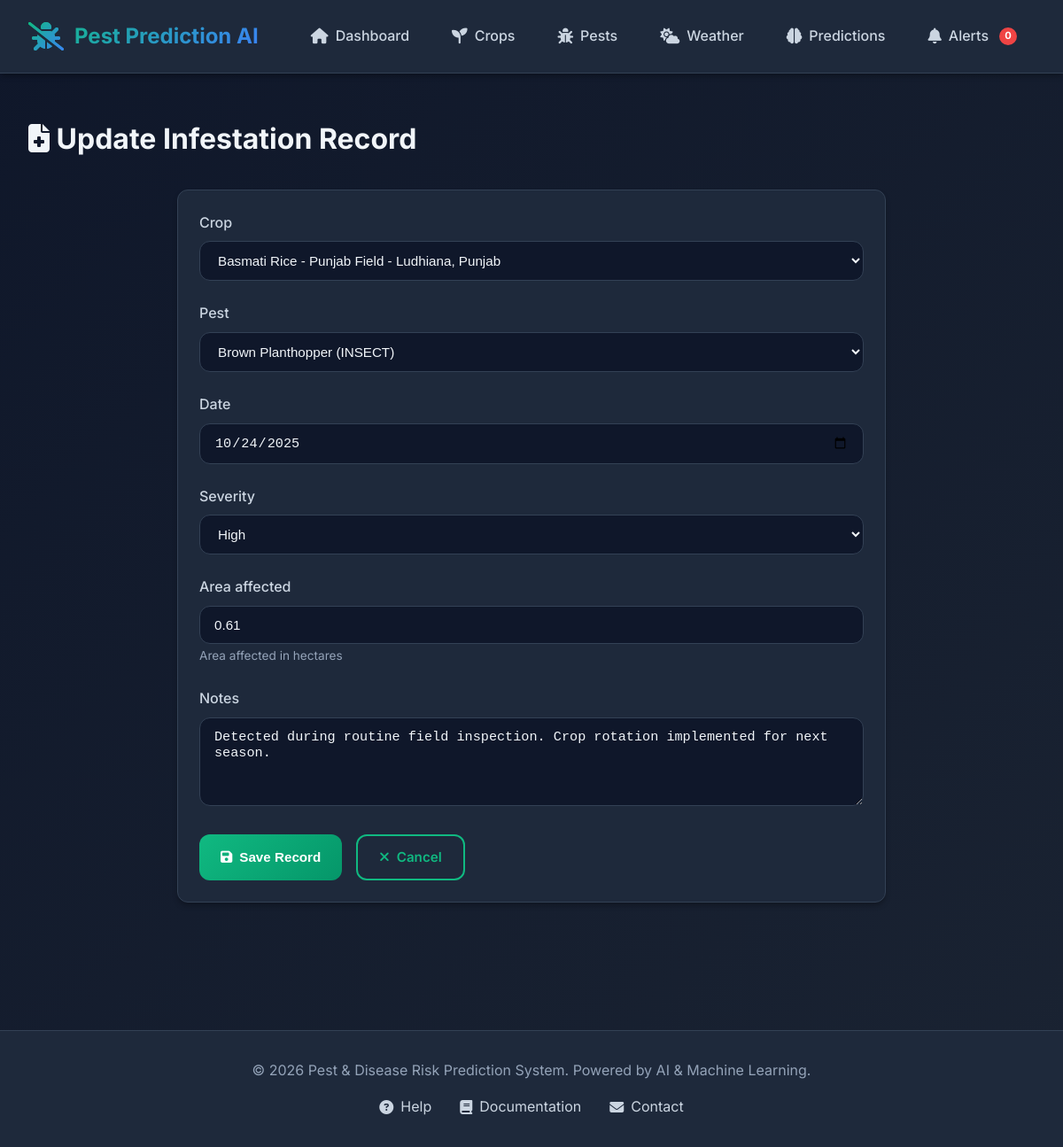
The page /infestations/1/update/ on the database its author committed.
### crops/models.py (models this page shows, shortened)
class InfestationRecord(models.Model):
    SEVERITY_RATING = [
        (1, 'Very Low'),
        (2, 'Low'),
        (3, 'Moderate'),
        (4, 'High'),
        (5, 'Very High'),
    ]
    crop = models.ForeignKey(Crop, on_delete=models.CASCADE, related_name='infestations')
    pest = models.ForeignKey(Pest, on_delete=models.CASCADE, related_name='records')
    date = models.DateField(default=timezone.now)
    severity = models.IntegerField(choices=SEVERITY_RATING)
    area_affected = models.DecimalField(max_digits=10, decimal_places=2, help_text="Area affected in hectares")
    notes = models.TextField(blank=True)
    created_at = models.DateTimeField(auto_now_add=True)
    updated_at = models.DateTimeField(auto_now=True)
    class Meta:
        ordering = ['-date']

### crops/views.py (the view)
# urls.py: path('infestations/<int:pk>/update/', views.infestation_update, name='infestation_update'),
def infestation_update(request, pk):
    record = get_object_or_404(InfestationRecord, pk=pk)
    if request.method == 'POST':
        form = InfestationRecordForm(request.POST, instance=record)
        if form.is_valid():
            form.save()
            messages.success(request, 'Infestation record updated successfully!')
            return redirect('crops:infestation_list')
    else:
        form = InfestationRecordForm(instance=record)
    return render(request, 'crops/infestation_form.html', {'form': form, 'action': 'Update', 'record': record})

### crops/forms.py
class InfestationRecordForm(forms.ModelForm):
    class Meta:
        model = InfestationRecord
        fields = ['crop', 'pest', 'date', 'severity', 'area_affected', 'notes']
        widgets = {
            'crop': forms.Select(attrs={'class': 'form-control'}),
            'pest': forms.Select(attrs={'class': 'form-control'}),
            'date': forms.DateInput(attrs={'class': 'form-control', 'type': 'date'}),
            'severity': forms.Select(attrs={'class': 'form-control'}),
            'area_affected': forms.NumberInput(attrs={'class': 'form-control', 'placeholder': 'Area in hectares'}),
            'notes': forms.Textarea(attrs={'class': 'form-control', 'rows': 3, 'placeholder': 'Additional notes...'}),
        }

### crops/models.py (called while the page is built)
    def __str__(self):
        return f"{self.name} - {self.field_location}"

    def __str__(self):
        return f"{self.name} ({self.pest_type})"

### templates/crops/infestation_form.html (shortened to what this page needs)
{% extends 'base.html' %}
{% load static %}
{% block content %}
<div class="infestation-form-page">
    <h1><i class="fas fa-file-medical"></i> {{ action }} Infestation Record</h1>
    <div class="card" style="max-width: 800px; margin: 2rem auto;">
        <div class="card-body">
            <form method="post">
                {% for field in form %}
                    <div class="form-group">
                        <label class="form-label">{{ field.label }}</label>
                        {{ field }}
                        {% if field.help_text %}
                            <small style="color: var(--text-muted); font-size: 0.85rem;">{{ field.help_text }}</small>
                        {% endif %}
                    </div>
                {% endfor %}
                <div class="flex gap-2 mt-3">
                    <button type="submit" class="btn btn-primary">
                        <i class="fas fa-save"></i> Save Record
                    </button>
                    <a href="{% url 'crops:infestation_list' %}" class="btn btn-outline">
                        <i class="fas fa-times"></i> Cancel
                    </a>
                </div>
            </form>
        </div>
    </div>
</div>
{% endblock %}

### static/css/style.css (style rules this page uses)
:root { --primary-color: #10b981; --primary-dark: #059669; --secondary-color: #3b82f6; --danger-color: #ef4444; --warning-color: #f59e0b; --success-color: #10b981; --info-color: #3b82f6; --bg-primary: #0f172a; --bg-secondary: #1e293b; --bg-card: #1e293b; --bg-hover: #334155; --text-primary: #f1f5f9; --text-secondary: #cbd5e1; --text-muted: #94a3b8; --border-color: #334155; --shadow: 0 4px 6px -1px rgba(0, 0, 0, 0.3); --shadow-lg: 0 10px 15px -3px rgba(0, 0, 0, 0.4); --radius: 12px; --transition: all 0.3s cubic-bezier(0.4, 0, 0.2, 1); }
* { margin: 0; padding: 0; box-sizing: border-box; }
body { font-family: 'Inter', -apple-system, BlinkMacSystemFont, 'Segoe UI', sans-serif; background: linear-gradient(135deg, var(--bg-primary) 0%, #1a2332 100%); color: var(--text-primary); line-height: 1.6; min-height: 100vh; }
a { text-decoration: none; color: inherit; transition: var(--transition); }
.card { background: var(--bg-card); border-radius: var(--radius); padding: 1.5rem; box-shadow: var(--shadow); border: 1px solid var(--border-color); transition: var(--transition); }
.card-body { color: var(--text-secondary); }
.btn { padding: 0.75rem 1.5rem; border-radius: var(--radius); border: none; font-weight: 600; cursor: pointer; transition: var(--transition); display: inline-flex; align-items: center; gap: 0.5rem; font-size: 0.95rem; }
.btn-primary { background: linear-gradient(135deg, var(--primary-color), var(--primary-dark)); color: white; }
.btn-outline { background: transparent; border: 2px solid var(--primary-color); color: var(--primary-color); }
.form-group { margin-bottom: 1.5rem; }
.form-label { display: block; margin-bottom: 0.5rem; color: var(--text-secondary); font-weight: 500; }
.form-control { width: 100%; padding: 0.75rem 1rem; background: var(--bg-primary); border: 1px solid var(--border-color); border-radius: var(--radius); color: var(--text-primary); font-size: 0.95rem; transition: var(--transition); }
select.form-control { cursor: pointer; }
textarea.form-control { resize: vertical; min-height: 100px; }
.mt-3 { margin-top: 1.5rem; }
.flex { display: flex; }
.gap-2 { gap: 1rem; }

### rows shown on the page
InfestationRecord: form "Basmati Rice - Punjab Field - Ludhiana, Punjab" "Brown Planthopper (INSECT)" "10/24/2025" "High" "0.61" "Detected during routine field inspection. Crop rotation implemented for next season."

### other values the page prints
{{ action }} "Update"
{{ field.label }} "Crop" "Pest" "Date" "Severity" "Area affected" "Notes"
{{ field.help_text }} "Area affected in hectares"
